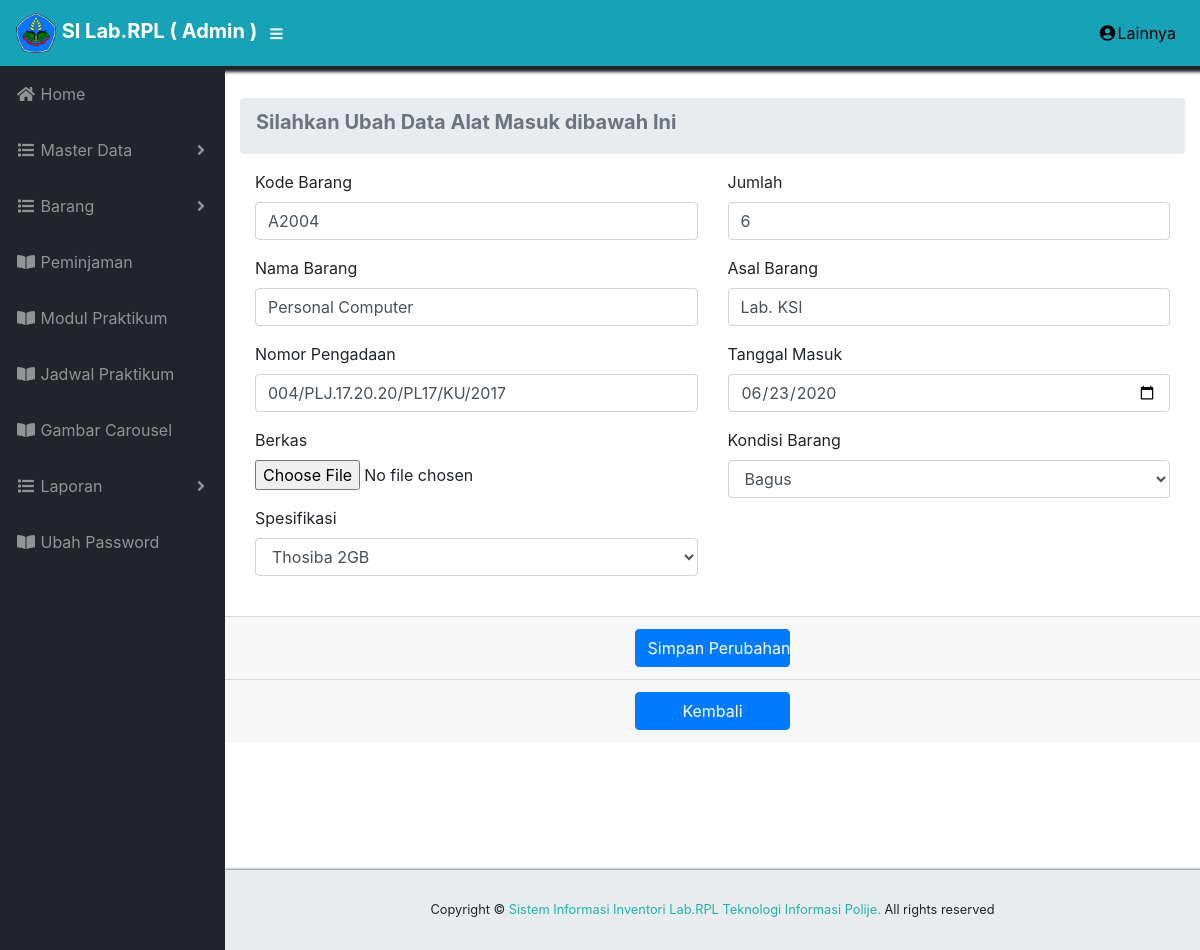
/admin/c_alatmasuk/edit/21, run on the app's committed database.
### tables this page shows
CREATE TABLE `tb_alatmasuk` (
  `id_alatmasuk` int(11) NOT NULL,
  `kode_barang` varchar(20) NOT NULL,
  `nama_barang` varchar(30) NOT NULL,
  `nomor_pengadaan` varchar(30) NOT NULL,
  `document` varchar(200) NOT NULL,
  `id_spesifikasi` int(11) NOT NULL,
  `id_kondisi` int(11) NOT NULL,
  `jumlah` int(11) NOT NULL,
  `sumber_barang` varchar(60) NOT NULL,
  `tanggal_masuk` date NOT NULL
);

CREATE TABLE `tb_spesifikasi` (
  `id_spesifikasi` int(11) NOT NULL,
  `spesifikasi` varchar(30) NOT NULL
);

CREATE TABLE `kondisi_barang` (
  `id_kondisi` int(11) NOT NULL,
  `kondisi` varchar(30) NOT NULL
);

### application/controllers/admin/C_alatmasuk.php (called while the page is built, shortened)
<?php
class C_alatmasuk extends CI_Controller{
	   function __construct(){
	   $this->load->model("m_alatmasuk");
	   $this->load->model("m_kondisi");
	   $this->load->model("m_spesifikasi");
       $this->load->library('form_validation');
	   $this->load->library('session');
	}
	public function edit($id){
	  $data["tb_spesifikasi"] = $this->m_spesifikasi->index();
	  $data["kondisi_barang"] = $this->m_kondisi->index();
	  $data['tb_alatmasuk']   = $this->m_alatmasuk->edit_data($id);
	  $this->load->view('admin/edit/barang_masukedit',$data);
	}
}

### index.php (called while the page is built, shortened)
<?php
require_once BASEPATH.'core/CodeIgniter.php';

### application/models/M_alatmasuk.php (called while the page is built, shortened)
<?php defined('BASEPATH') OR exit('No direct script access allowed');
class M_alatmasuk extends CI_Model {
    public function edit_data($id){
        $this->db->select('a.*, b.*, c.*');
        $this->db->from  ('tb_alatmasuk a');
        $this->db->join  ('tb_spesifikasi b','a.id_spesifikasi=b.id_spesifikasi');
        $this->db->join  ('kondisi_barang c', 'a.id_kondisi=c.id_kondisi');
        $this->db->where ('a.id_alatmasuk', $id);
        $query = $this->db->get();
        return $query->result();
    }
}

### application/views/admin/edit/barang_masukedit.php (the view, shortened to what this page needs)
<!DOCTYPE html>
<html lang="en">
 <div id="content-wrapper">
 <div class="container-fluid">
  <ol class="breadcrumb">
<li class="breadcrumb-item active">
<h5> <strong>Silahkan Ubah Data Alat Masuk  dibawah Ini</strong></h5>
</li>
</ol>
 <?php foreach ($tb_alatmasuk as $masuk) {
 ?>
<form method="post" action="<?php echo base_url().'admin/c_alatmasuk/update'; ?>" enctype="multipart/form-data" class="col-md-12">
<div class="row">
<div class="col-md-6">
<div class="form-group">
<label for="kode barang">Kode Barang</label>
<input value="<?php echo $masuk->kode_barang ?>" type="text" class="form-control" name="kode_barang">
</div>
<div class="form-group">
<label for="nama barang">Nama Barang</label>
<input value="<?php echo $masuk->nama_barang; ?>" type="text" class="form-control" name="nama_barang">
</div>
<div class="form-group">
<label for="nomor pengadaan">Nomor Pengadaan</label>
<input value="<?php echo $masuk->nomor_pengadaan; ?>" type="text" class="form-control" name="nomor_pengadaan">
</div>
<div class="form-group">
      <label for="name"> Berkas</label>
      <input class="form-control-file <?php echo form_error('document')?'is-invalid':''?>" type="file" name="document">
</div>
 <div class="form-group">
                  <label>Spesifikasi</label>
                  <select class="form-control" name="id_spesifikasi" onchange="showUser(this.value)">
                  <option value="<?php echo $masuk->id_spesifikasi; ?>"><?php echo $masuk->spesifikasi ?></option>
                  </select>
                  </div>
                  </div>
<div class="col-md-6">
<div class="form-group">
<label for="jumlah">Jumlah</label>
<input value="<?php echo $masuk->jumlah; ?>" type="text" class="form-control" name="jumlah">
</div>
<div class="form-group">
<label for="sumber_barang">Asal Barang</label>
<input value="<?php echo $masuk->sumber_barang; ?>" type="text" class="form-control" name="sumber_barang">
</div>
 <div class="form-group">
 <label for="Tanggal masuk">Tanggal Masuk</label>
 <input value="<?php $tgl = $masuk->tanggal_masuk;
 $date = date("Y-m-d", strtotime($tgl));
 echo $date ?>"  type="date" class="form-control" name="tanggal_masuk">
 </div>
<div class="form-group">
                  <label>Kondisi Barang</label>
                  <select class="form-control" name="id_kondisi" onchange="showUser(this.value)">
                  <option value="<?php echo $masuk->id_kondisi; ?>"><?php echo $masuk->kondisi ?></option>
                  </select>
                  </div>
</div>
</div>
</div>
<br>
<div class="card-footer small text-muted text-center">
<button name='btn' type='submit' class='btn btn-primary col-md-2 col-xs-12'>Simpan Perubahan</button>
</div>
 <div  class="card-footer small text-muted text-center"><a href="<?php echo base_url('admin/c_alatmasuk') ?>">
        <button name="batal" type="button" class="btn btn-primary col-md-2 col-xs-12 ">Kembali
        </button></a></div>
<?php } ?>
</div>
</html>

### css/sb-admin.css (style rules this page uses)
html { position: relative; min-height: 100%; }
body { height: 100%; }
#wrapper #content-wrapper { overflow-x: hidden; width: 100%; padding-top: 1rem; padding-bottom: 80px; }
:root { --input-padding-x: 0.75rem; --input-padding-y: 0.75rem; }

### data on the page
tb_alatmasuk: kode_barang "A2004", nama_barang "Personal Computer", nomor_pengadaan "004/PLJ.17.20.20/PL17/KU/2017", id_spesifikasi "Thosiba 2GB", jumlah "6", sumber_barang "Lab. KSI", tanggal_masuk "06/23/2020", id_kondisi "Bagus"
